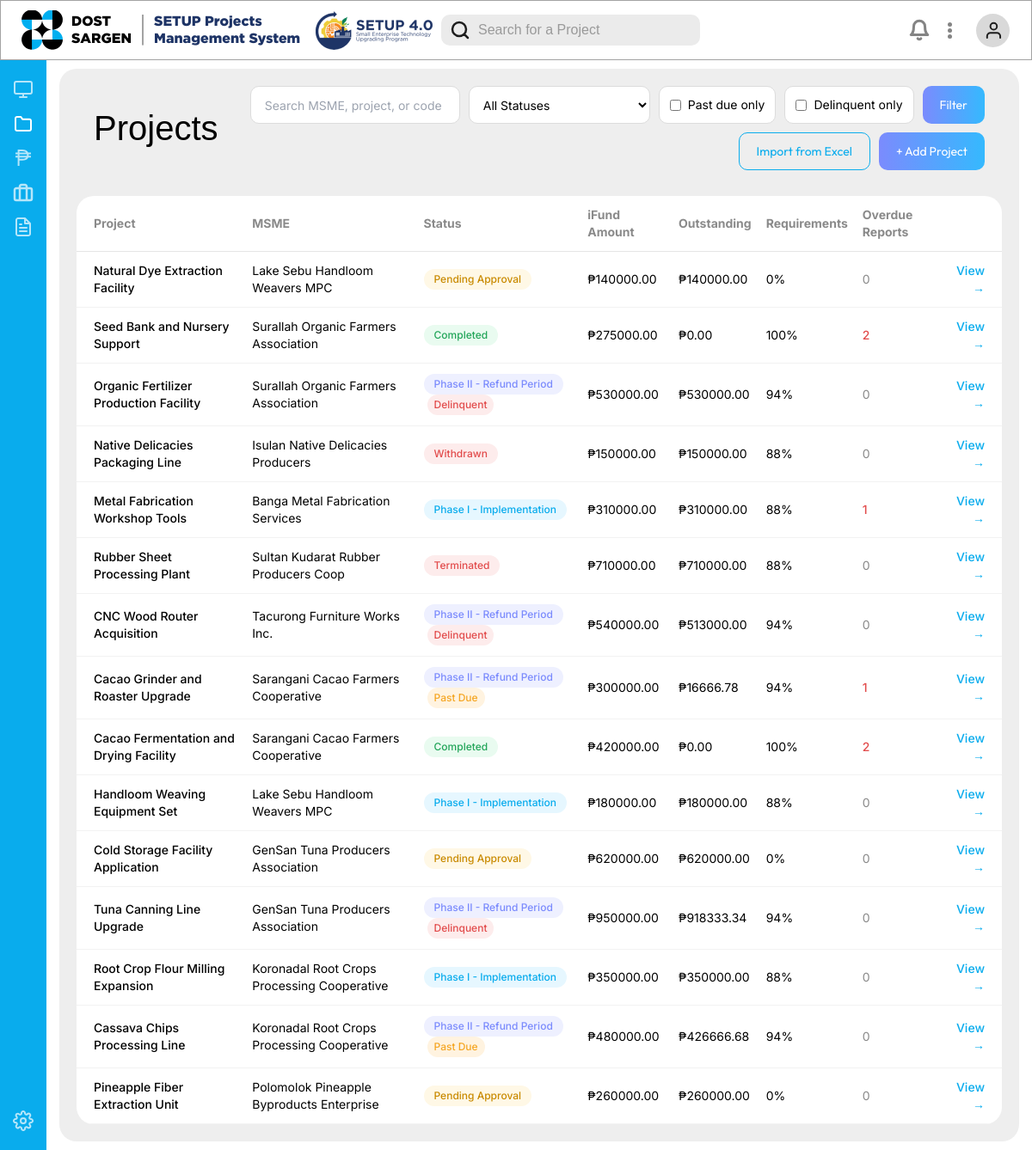
The page /projects/ on the database as committed earlier.
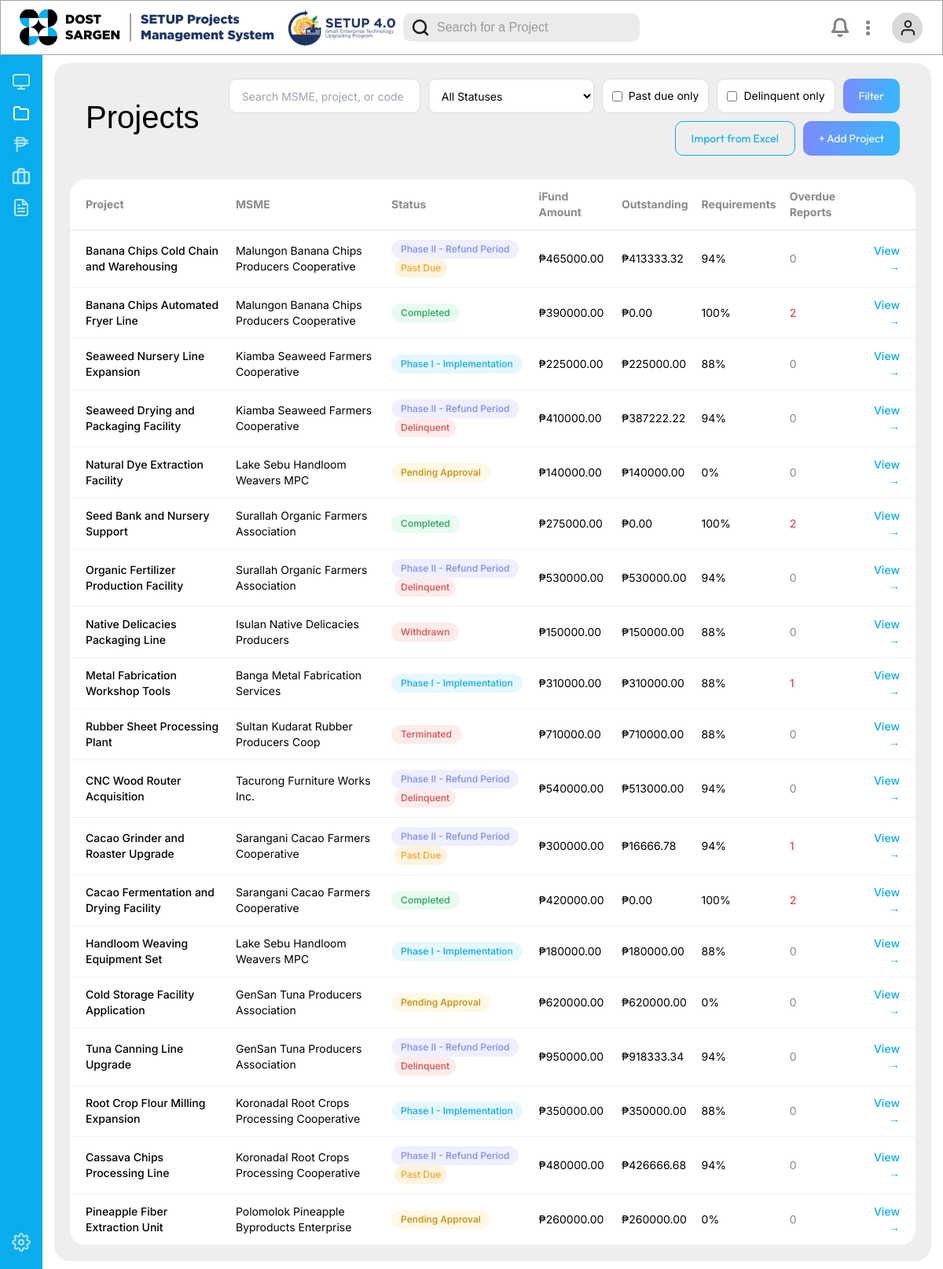
The same page on the database as committed later.
### monitoring/models.py (models this page shows, shortened)
class Project(models.Model):
    class Status(models.TextChoices):
        PENDING = 'pending', 'Pending Approval'
        PHASE_1 = 'phase_1', 'Phase I - Implementation'
        PHASE_2 = 'phase_2', 'Phase II - Refund Period'
        COMPLETED = 'completed', 'Completed'
        TERMINATED = 'terminated', 'Terminated'
        WITHDRAWN = 'withdrawn', 'Withdrawn'
    class TerminationReason(models.TextChoices):
        FORCE_MAJEURE = 'force_majeure', 'Force Majeure / Fortuitous Event'
        COOPERATOR_DEFAULT = 'default', "Cooperator's Failure/Neglect"
        DEATH = 'death', 'Death of Cooperator'
        OTHER = 'other', 'Other'
    DELINQUENCY_THRESHOLD_MONTHS = 3
    cooperator = models.ForeignKey(
        Cooperator, on_delete=models.PROTECT, related_name='projects', verbose_name="MSME"
    )
    title = models.CharField(max_length=255)
    project_code = models.CharField(max_length=50, unique=True, blank=True, null=True)
    status = models.CharField(max_length=15, choices=Status.choices, default=Status.PENDING)
    total_ifund_amount = models.DecimalField(
        "Total iFund Support (₱)", max_digits=14, decimal_places=2,
        blank=True, default=Decimal("0"),
        help_text=(
            "Total amount of funding assistance approved (the principal to be "
            "refunded). Leave blank until the approved amount is confirmed — "
            "defaults to ₱0 rather than being left null, since remaining_balance/"
            "refund_progress_percent below do arithmetic on this field and a real "
            "None would crash them."
        )
    )
    fund_source = models.CharField(
        max_length=20,
        choices=[('setup_budget', 'SETUP Budget (refundable)'), ('lgia', 'Local GIA (non-refundable)')],
        default='setup_budget',
    )
    phase1_start_date = models.DateField(null=True, blank=True, help_text="Date SETUP funds were received.")
    phase1_expected_end_date = models.DateField(
        null=True, blank=True,
        help_text="6–12 months from phase1_start_date per AO guidelines."
    )
    phase1_actual_end_date = models.DateField(null=True, blank=True)
    refund_period_years = models.PositiveSmallIntegerField(
        choices=[(3, '3 years'), (5, '5 years')], null=True, blank=True
    )
    refund_start_date = models.DateField(null=True, blank=True, help_text="Commences after Phase I completion.")
    refund_extension_years = models.PositiveSmallIntegerField(
        default=0, validators=[MaxValueValidator(2)],
        help_text="Max 2 additional years allowed."
    )
    budget_realignment_count = models.PositiveSmallIntegerField(default=0)
    implementation_date_changed = models.BooleanField(default=False)
    termination_reason = models.CharField(
        max_length=20, choices=TerminationReason.choices, blank=True
    )
    termination_date = models.DateField(null=True, blank=True)
    final_obligation_amount = models.DecimalField(
        max_digits=14, decimal_places=2, null=True, blank=True,
        help_text="Computed per Annex B for terminated/withdrawn projects."
    )
    notes = models.TextField(blank=True)
    jobs_created = models.PositiveIntegerField(
        "Jobs Created", default=0,
        help_text="Jobs created as a direct result of this project (warm bodies).",
    )
    gross_sales = models.DecimalField(
        "Gross Sales (₱)", max_digits=14, decimal_places=2, default=Decimal("0"),
        help_text="MSME's current reported gross sales attributable to this project.",
    )
    photo = models.ImageField(upload_to='project_photos/%Y/%m/', blank=True, null=True)
    created_at = models.DateTimeField(auto_now_add=True)
    updated_at = models.DateTimeField(auto_now=True)
    class Meta:
        ordering = ['-created_at']
    @property
    def total_refunded(self):
        return self.refund_payments.aggregate(
            total=models.Sum('amount_paid')
        )['total'] or Decimal("0")
    @property
    def remaining_balance(self):
        return self.total_ifund_amount - self.total_refunded
    @property
    def refund_progress_percent(self):
        if not self.total_ifund_amount:
            return Decimal("0")
        return round((self.total_refunded / self.total_ifund_amount) * 100, 2)
    @property
    def requirements_completion_percent(self):
        total = self.requirements.count()
        if not total:
            return 0
        submitted = self.requirements.filter(is_submitted=True).count()
        return round((submitted / total) * 100)
    @property
    def overdue_reports_count(self):
        return self.monitoring_reports.filter(
            date_submitted__isnull=True, due_date__lt=timezone.now().date()
        ).count()

class Cooperator(models.Model):
    BUSINESS_TYPE_CHOICES = [
        ('sole_proprietorship', 'Sole Proprietorship'),
        ('partnership', 'Partnership'),
        ('corporation', 'Corporation'),
        ('cooperative', 'Cooperative'),
        ('industry_association', 'Industry Association'),
        ('lgu', 'Local Government Unit'),
        ('suc', 'State University/College'),
        ('other', 'Other'),
    ]
    ENTERPRISE_CATEGORY_CHOICES = [
        ('micro', 'Micro'),
        ('small', 'Small'),
        ('medium', 'Medium'),
    ]
    DEVELOPMENT_STAGE_CHOICES = [
        ('developing', 'Developing Enterprise'),
        ('growing', 'Growing Enterprise'),
        ('expanding', 'Expanding and Innovating Enterprise'),
    ]
    name = models.CharField(max_length=255)
    business_type = models.CharField(max_length=30, choices=BUSINESS_TYPE_CHOICES)
    enterprise_category = models.CharField(max_length=10, choices=ENTERPRISE_CATEGORY_CHOICES, blank=True)
    development_stage = models.CharField(max_length=15, choices=DEVELOPMENT_STAGE_CHOICES, blank=True)
    priority_sector = models.CharField(max_length=100, blank=True)
    address = models.CharField(max_length=255, blank=True)
    contact_person = models.CharField(max_length=255, blank=True)
    contact_number = models.CharField(max_length=50, blank=True)
    email = models.EmailField(blank=True)
    dti_sec_cda_registration_no = models.CharField(
        "DTI/SEC/CDA Registration No.", max_length=100, blank=True
    )
    filipino_ownership_percent = models.DecimalField(
        max_digits=5, decimal_places=2, default=Decimal("100.00"),
        help_text="Must be at least 60% per eligibility requirements."
    )
    has_outstanding_accountabilities = models.BooleanField(default=False)
    is_export_firm = models.BooleanField(
        "Export Firm", default=False,
        help_text="Whether this MSME is engaged in exporting.",
    )
    created_at = models.DateTimeField(auto_now_add=True)
    updated_at = models.DateTimeField(auto_now=True)
    class Meta:
        verbose_name = "MSME"
        verbose_name_plural = "MSMEs"

### monitoring/views.py (the view)
# urls.py: path('projects/', views.project_list, name='project_list'),
def project_list(request):
    projects = Project.objects.select_related('cooperator').all()
    overdue_installments_count = Count(
        'refund_installments',
        filter=Q(
            refund_installments__due_date__lt=date.today(),
            refund_installments__status=RefundInstallment.Status.UNPAID,
        ),
        distinct=True,
    )
    projects = projects.annotate(overdue_installments_count=overdue_installments_count).annotate(
        is_past_due_annotated=Case(
            When(
                overdue_installments_count__gt=0,
                overdue_installments_count__lt=Project.DELINQUENCY_THRESHOLD_MONTHS,
                then=Value(True),
            ),
            default=Value(False), output_field=BooleanField(),
        ),
        is_delinquent_annotated=Case(
            When(overdue_installments_count__gte=Project.DELINQUENCY_THRESHOLD_MONTHS, then=Value(True)),
            default=Value(False), output_field=BooleanField(),
        ),
    )
    status_filter = request.GET.get('status', '')
    if status_filter:
        projects = projects.filter(status=status_filter)
    query = request.GET.get('q', '').strip()
    if query:
        projects = projects.filter(
            Q(title__icontains=query)
            | Q(project_code__icontains=query)
            | Q(cooperator__name__icontains=query)
        )
    delinquent_filter = request.GET.get('delinquent', '') == '1'
    past_due_filter = request.GET.get('past_due', '') == '1'
    if delinquent_filter and past_due_filter:
        projects = projects.filter(Q(is_delinquent_annotated=True) | Q(is_past_due_annotated=True))
    elif delinquent_filter:
        projects = projects.filter(is_delinquent_annotated=True)
    elif past_due_filter:
        projects = projects.filter(is_past_due_annotated=True)
    sort = request.GET.get('sort', '-created')
    projects = projects.order_by(PROJECT_SORT_FIELDS.get(sort, '-created_at'))
    context = {
        "active_page": "projects",
        "projects": projects,
        "status_choices": Project.Status.choices,
        "status_filter": status_filter,
        "query": query,
        "sort": sort,
        "delinquent_filter": delinquent_filter,
        "past_due_filter": past_due_filter,
    }
    return render(request, "monitoring/project_list.html", context)

### monitoring/templates/monitoring/project_list.html (shortened to what the changed rows need)
{% extends "monitoring/base.html" %}
{% load static %}
{% block content %}
<div class="flex min-h-full flex-col gap-2.5 rounded-[20px] bg-[#eeeeee]">
    <div class="flex flex-wrap items-center gap-x-2.5 gap-y-4 p-[20px]">
        <h1 class="shrink-0 pl-5 text-left font-['Arial-Regular',_sans-serif] text-[40px] text-black">
            Projects
        </h1>
    </div>
    <div id="projects-table-container" class="rounded-[20px] bg-white mx-5 mb-5 overflow-x-auto">
        <table class="w-full text-left font-['Inter',_sans-serif] text-sm">
            <thead>
                <tr class="border-b border-[#e5e5e5] text-[#8a8a8a]">
                    <th class="py-3 pl-5 pr-4">
                        <a href="?q={{ query }}&status={{ status_filter }}&delinquent={{ delinquent_filter|yesno:"1," }}&past_due={{ past_due_filter|yesno:"1," }}&sort={% if sort == 'title' %}-title{% else %}title{% endif %}"
                            hx-get="?q={{ query }}&status={{ status_filter }}&delinquent={{ delinquent_filter|yesno:"1," }}&past_due={{ past_due_filter|yesno:"1," }}&sort={% if sort == 'title' %}-title{% else %}title{% endif %}"
                            hx-target="#projects-table-container" hx-select="#projects-table-container" hx-swap="outerHTML" hx-push-url="true"
                            class="hover:text-black">
                            Project {% if sort == 'title' %}↑{% elif sort == '-title' %}↓{% endif %}
                        </a>
                    </th>
                    <th class="py-3 pr-4">
                        <a href="?q={{ query }}&status={{ status_filter }}&delinquent={{ delinquent_filter|yesno:"1," }}&past_due={{ past_due_filter|yesno:"1," }}&sort={% if sort == 'msme' %}-msme{% else %}msme{% endif %}"
                            hx-get="?q={{ query }}&status={{ status_filter }}&delinquent={{ delinquent_filter|yesno:"1," }}&past_due={{ past_due_filter|yesno:"1," }}&sort={% if sort == 'msme' %}-msme{% else %}msme{% endif %}"
                            hx-target="#projects-table-container" hx-select="#projects-table-container" hx-swap="outerHTML" hx-push-url="true"
                            class="hover:text-black">
                            MSME {% if sort == 'msme' %}↑{% elif sort == '-msme' %}↓{% endif %}
                        </a>
                    </th>
                    <th class="py-3 pr-4">
                        <a href="?q={{ query }}&status={{ status_filter }}&delinquent={{ delinquent_filter|yesno:"1," }}&past_due={{ past_due_filter|yesno:"1," }}&sort={% if sort == 'status' %}-status{% else %}status{% endif %}"
                            hx-get="?q={{ query }}&status={{ status_filter }}&delinquent={{ delinquent_filter|yesno:"1," }}&past_due={{ past_due_filter|yesno:"1," }}&sort={% if sort == 'status' %}-status{% else %}status{% endif %}"
                            hx-target="#projects-table-container" hx-select="#projects-table-container" hx-swap="outerHTML" hx-push-url="true"
                            class="hover:text-black">
                            Status {% if sort == 'status' %}↑{% elif sort == '-status' %}↓{% endif %}
                        </a>
                    </th>
                    <th class="py-3 pr-4">
                        <a href="?q={{ query }}&status={{ status_filter }}&delinquent={{ delinquent_filter|yesno:"1," }}&past_due={{ past_due_filter|yesno:"1," }}&sort={% if sort == 'amount' %}-amount{% else %}amount{% endif %}"
                            hx-get="?q={{ query }}&status={{ status_filter }}&delinquent={{ delinquent_filter|yesno:"1," }}&past_due={{ past_due_filter|yesno:"1," }}&sort={% if sort == 'amount' %}-amount{% else %}amount{% endif %}"
                            hx-target="#projects-table-container" hx-select="#projects-table-container" hx-swap="outerHTML" hx-push-url="true"
                            class="hover:text-black">
                            iFund Amount {% if sort == 'amount' %}↑{% elif sort == '-amount' %}↓{% endif %}
                        </a>
                    </th>
                    <th class="py-3 pr-4">Outstanding</th>
                    <th class="py-3 pr-4">Requirements</th>
                    <th class="py-3 pr-4">Overdue Reports</th>
                    <th class="py-3 pr-4"></th>
                </tr>
            </thead>
            <tbody>
                {% for project in projects %}
                <tr class="border-b border-[#f2f2f2] hover:bg-[#f8fafb]">
                    <td class="py-3 pl-5 pr-4 font-medium text-black">{{ project.title }}</td>
                    <td class="py-3 pr-4">{{ project.cooperator.name }}</td>
                    <td class="py-3 pr-4">
                        <span class="inline-block rounded-full px-3 py-1 text-xs font-medium
                            {% if project.status == 'phase_1' %} bg-[#E6F7FF] text-[#09ACED]
                            {% elif project.status == 'phase_2' %} bg-[#EEF0FF] text-[#7B8BFD]
                            {% elif project.status == 'completed' %} bg-[#E9FBF0] text-[#22A559]
                            {% elif project.status == 'pending' %} bg-[#FFF8E6] text-[#C98A00]
                            {% else %} bg-[#FDECEC] text-[#E24C4C]
                            {% endif %}">
                            {{ project.get_status_display }}
                        </span>
                        {% if project.is_delinquent_annotated %}
                        <span class="ml-1 inline-block rounded-full bg-[#FDECEC] px-2 py-1 text-xs font-medium text-[#E24C4C]">Delinquent</span>
                        {% elif project.is_past_due_annotated %}
                        <span class="ml-1 inline-block rounded-full bg-[#FFF3E0] px-2 py-1 text-xs font-medium text-[#F5A623]">Past Due</span>
                        {% endif %}
                    </td>
                    <td class="py-3 pr-4">₱{{ project.total_ifund_amount|floatformat:2 }}</td>
                    <td class="py-3 pr-4">₱{{ project.remaining_balance|floatformat:2 }}</td>
                    <td class="py-3 pr-4">{{ project.requirements_completion_percent }}%</td>
                    <td class="py-3 pr-4">
                        {% if project.overdue_reports_count %}
                            <span class="text-[#E24C4C] font-medium">{{ project.overdue_reports_count }}</span>
                        {% else %}
                            <span class="text-[#8a8a8a]">0</span>
                        {% endif %}
                    </td>
                    <td class="py-3 pr-5 text-right">
                        <a href="{% url 'project_detail' project.pk %}" class="text-[#09ACED] font-medium hover:underline transition-colors duration-150">
                            View →
                        </a>
                    </td>
                </tr>
                {% empty %}
                <tr>
                    <td colspan="8" class="py-6 pl-5 text-[#8a8a8a]">No projects match your filters.</td>
                </tr>
                {% endfor %}
            </tbody>
        </table>
    </div>
</div>
{% endblock %}

Rows that differ between the two databases and show on the page:
added Project: title "Banana Chips Cold Chain and Warehousing", cooperator.name "Malungon Banana Chips Producers Cooperative", status "Phase II - Refund Period", shows "Past Due", total_ifund_amount "465000.00", remaining_balance "413333.32", requirements_completion_percent "94"
added Project: title "Banana Chips Automated Fryer Line", cooperator.name "Malungon Banana Chips Producers Cooperative", status "Completed", total_ifund_amount "390000.00", remaining_balance "0.00", requirements_completion_percent "100", overdue_reports_count "2"
added Project: title "Seaweed Nursery Line Expansion", cooperator.name "Kiamba Seaweed Farmers Cooperative", status "Phase I - Implementation", total_ifund_amount "225000.00", remaining_balance "225000.00", requirements_completion_percent "88"
added Project: title "Seaweed Drying and Packaging Facility", cooperator.name "Kiamba Seaweed Farmers Cooperative", status "Phase II - Refund Period", shows "Delinquent", total_ifund_amount "410000.00", remaining_balance "387222.22", requirements_completion_percent "94"
